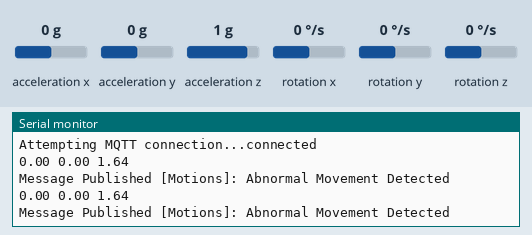
This sketch was run on a simulated ESP32. On the bench: the last lines printed to the serial monitor. Wiring (from diagram.json): MPU-6050 motion sensor at I2C address 0x68. The test bench sets the inputs (shaded band); at power-on: acceleration x 0 g, acceleration y 0 g, acceleration z 1 g, rotation x 0 °/s, rotation y 0 °/s, rotation z 0 °/s. WiFi joins after 1.5 s; servers stay silent unless stated; no MQTT or app messages arrive unless stated.

Above: at 2.7 s.
2.8 s: acceleration x set to -1.4 g
At 4.1 s:
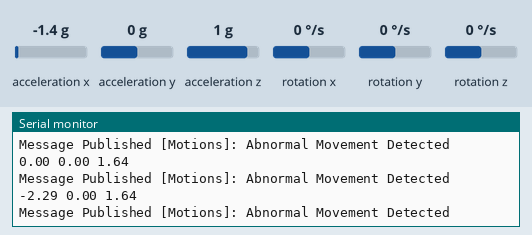
4.3 s: acceleration y set to -1.4 g
At 5.0 s:
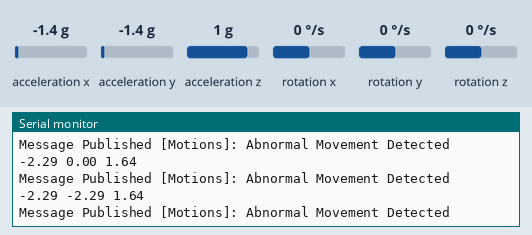
5.8 s: acceleration z set to -1.4 g
At 7.1 s:
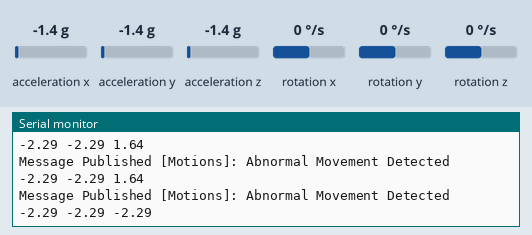
7.3 s: rotation x set to -192 °/s
At 8.3 s:
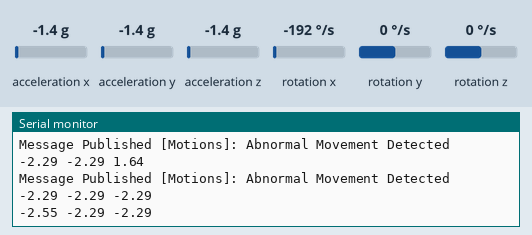
8.8 s: rotation y set to -192 °/s
At 8.8 s:
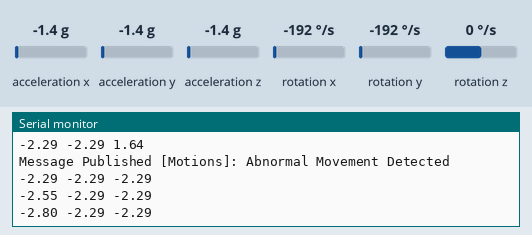
Timing chart, 0 to 11.3 s (numbered marks = the images above; inputs shaded):
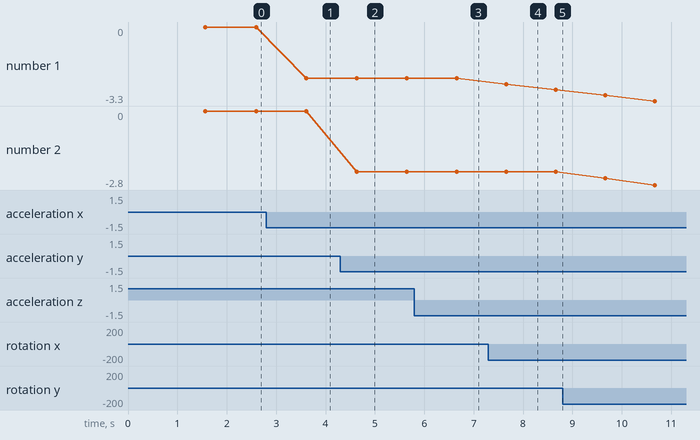

Measured:
- after the input at 2.8 s, the serial monitor: prints a new line after 0.81 s (image 1)
- after the input at 4.3 s, the serial monitor: prints a new line after 0.33 s (image 2)
- after the input at 5.8 s, the serial monitor: prints a new line after 0.86 s (image 3)
- after the input at 7.3 s, the serial monitor: prints a new line after 0.36 s (image 4)
- plotted number 1: 0 → -2.29 after the input at 2.8 s, -2.29 → -2.8 after the input at 7.3 s

The sketch:

sketch.ino
```cpp
#include <Wire.h>
#include <Adafruit_MPU6050.h>
#include <PubSubClient.h>
#include <WiFi.h>


const int mpuAddress = 0x68;          // I2C address of the MPU-6050

float xByGyro, yByGyro, zByGyro;

const char* ssid = "Wokwi-GUEST";
const char* password = "";

const char* mqtt_server = "mqtt-dashboard.com";
const int mqtt_port = 1883;  // Adjust the port as needed
const char* clientId = "clientId-3GieYXySOm";
const char* mqtt_username = "";
const char* mqtt_password = "";

WiFiClient espClient;
PubSubClient client(espClient);
// MPU6050 instance
Adafruit_MPU6050 mpu;

unsigned long lastMsg = 0;
#define MSG_BUFFER_SIZE (50)
char msg [MSG_BUFFER_SIZE];

void setup_wifi() {
  Serial.println();
  Serial.print("Connecting to ");
  Serial.println("\"" + String(ssid) + "\"");

  WiFi.begin(ssid, password);
  while (WiFi.status() != WL_CONNECTED){
    delay(500);
    Serial.print(".");
  }
  Serial.println("\nWiFi connected");
  Serial.print("IP address: ");
  Serial.println(WiFi.localIP());
}

void reconnect() {
  // Loop until we're reconnected
  while (!client.connected()) {
    Serial.print("Attempting MQTT connection...");
    // Attempt to connect
    if (client.connect(clientId)) {
      Serial.println("connected");
      // Once connected, publish an announcement...
      client.publish("check", "Start sending");
      // ... and resubscribe
      client.subscribe("test data");
    } else {
      Serial.print("failed, rc=");
      Serial.print(client.state());
      Serial.println(" try again in 5 seconds");
      // Wait 5 seconds before retrying
      delay(5000);
    }
  }
}
void publishMessage(const char* topic, String payload, boolean retained) {
    if (client.publish (topic, payload.c_str(), true))
    Serial.println("Message Published ["+String(topic)+"]: "+payload);
}


void setup() {
  Serial.begin(9600);
  Wire.begin();


  while (!Serial) delay(1);
  setup_wifi();
  client.setServer (mqtt_server, mqtt_port);


  Wire.beginTransmission( mpuAddress);
  Wire.write( 0x6B);                           // PWR_MGMT_1 register
  Wire.write( 0);                              // set to zero (wakes up the MPU-6050)
  auto error = Wire.endTransmission();
  if( error != 0)
  {
    Serial.println(F( "Error, MPU-6050 not found"));
    for(;;);                                   // halt the sketch if error encountered
  }

}

void loop() {
  if (!client.connected()) reconnect();
  client.loop();

  Wire.beginTransmission( mpuAddress);
  Wire.write( 0x3B);                   // Starting with register 0x3B (ACCEL_XOUT_H)
  Wire.endTransmission( false);        // No stop condition for a repeated start

  // The MPU-6050 has the values as signed 16-bit integers.
  // There are 7 values in 14 registers.
  int16_t AcX, AcY, AcZ, Tmp, GyX, GyY, GyZ;

  Wire.requestFrom( mpuAddress, 14);   // request a total of 14 bytes
  AcX = Wire.read()<<8 | Wire.read();  // 0x3B (ACCEL_XOUT_H) & 0x3C (ACCEL_XOUT_L)
  AcY = Wire.read()<<8 | Wire.read();  // 0x3D (ACCEL_YOUT_H) & 0x3E (ACCEL_YOUT_L)
  AcZ = Wire.read()<<8 | Wire.read();  // 0x3F (ACCEL_ZOUT_H) & 0x40 (ACCEL_ZOUT_L)
  Tmp = Wire.read()<<8 | Wire.read();  // 0x41 (TEMP_OUT_H)   & 0x42 (TEMP_OUT_L)
  GyX = Wire.read()<<8 | Wire.read();  // 0x43 (GYRO_XOUT_H)  & 0x44 (GYRO_XOUT_L)
  GyY = Wire.read()<<8 | Wire.read();  // 0x45 (GYRO_YOUT_H)  & 0x46 (GYRO_YOUT_L)
  GyZ = Wire.read()<<8 | Wire.read();  // 0x47 (GYRO_ZOUT_H)  & 0x48 (GYRO_ZOUT_L)

  // The acceleration is directly mapped into the angles.
  // That is rather artificial.
  // The combined gravity could be used for an angle, while ignoring the strength.
  //
  // The gyro sets the rotation speed.
  // The angle created by the rotation speed is added to angle by the accelerometer.
  //
  // The conversion from the sensor values to the rotation is just a value
  // that makes it look good on the display.

  float xByAccel = (float) AcX * 0.0001;      // static angle by accelerometer
  float yByAccel = (float) AcY * 0.0001;
  float zByAccel = (float) AcZ * 0.0001;

  xByGyro += (float) GyX * 0.00001;           // moving angle by gyro
  yByGyro += (float) GyY * 0.00001;
  zByGyro += (float) GyZ * 0.00001;

  float x = xByAccel + xByGyro;               // combine both angles
  float y = yByAccel + yByGyro;
  float z = zByAccel + zByGyro;

    Serial.println(String(x) + " " +String(y)+ " " +String(z));
    if ((float(x) > 1.00) || (float(y)> 1.00)|| (float(z)> 1.00)) {

      publishMessage("Motions", "Abnormal Movement Detected " , true);
    }
  delay(1000);

}
```
